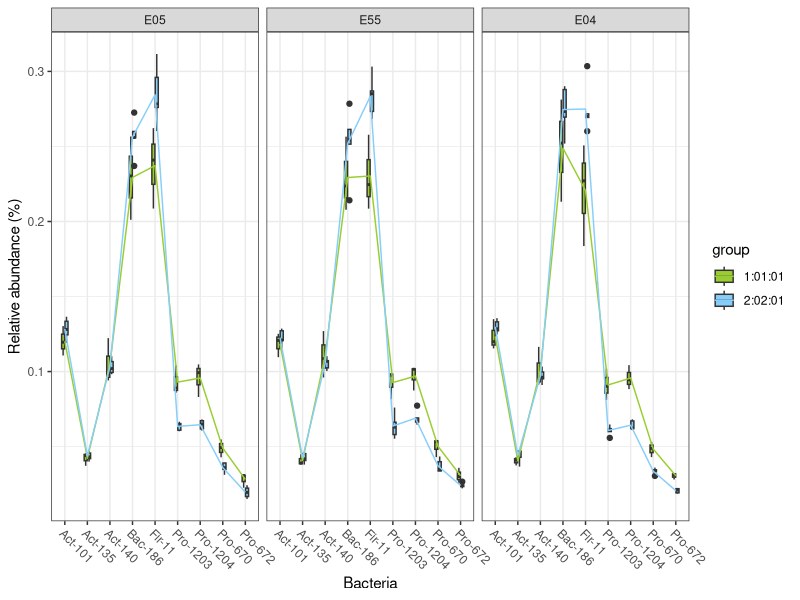
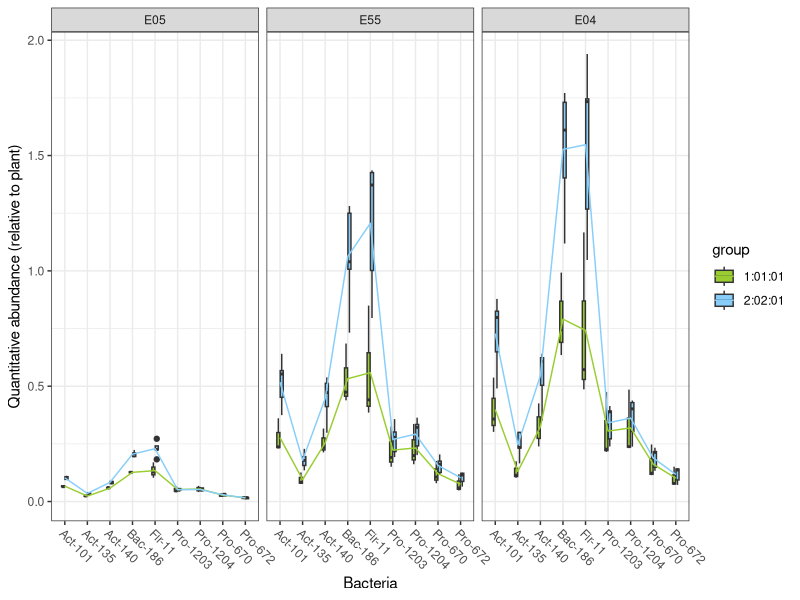

Here is the R script that generated these plots, in order:
## ---- chunk 1
rm(list=ls()) 

library(ggplot2)
library(ggpubr)
library(dplyr)
library(tidyr)
## ---- chunk 2
bac_ra <- read.csv("data/Fig2e-bar-ra.csv", header = T)
table_bac_ra_r <- gather(bac_ra,  key = sample , value = count, `sample01`:`sample05`)
table_bac_ra <- table_bac_ra_r
table_bac_ra$bacteria <- factor(table_bac_ra_r$bacteria)
table_bac_ra$group <- factor(table_bac_ra_r$group)

bac_aa <- read.csv("data/Fig2f-bar-aa.csv", header = T)
table_bac_aa_r <- gather(bac_aa,  key = sample , value = count, `sample01`:`sample05`)
table_bac_aa <- table_bac_aa_r
table_bac_aa$bacteria <- factor(table_bac_aa_r$bacteria)
table_bac_aa$group <- factor(table_bac_aa_r$group)
## ---- chunk 3
E05_bac_ra <- filter(table_bac_ra, spike == "E05")
E55_bac_ra <- filter(table_bac_ra, spike == "E55")
E04_bac_ra <- filter(table_bac_ra, spike == "E04")
FigS3S4_bac_ra <- rbind(E05_bac_ra, E55_bac_ra, E04_bac_ra)

group1_FigS3S4_bac_ra <- filter(FigS3S4_bac_ra , group == "1:01:01")
group3_FigS3S4_bac_ra <- filter(FigS3S4_bac_ra , group == "2:02:01")

E05_bac_aa <- filter(table_bac_aa, spike == "E05")
E55_bac_aa <- filter(table_bac_aa, spike == "E55")
E04_bac_aa <- filter(table_bac_aa, spike == "E04")
FigS3S4_bac_aa <- rbind(E05_bac_aa, E55_bac_aa, E04_bac_aa)

group1_FigS3S4_bac_aa <- filter(FigS3S4_bac_aa , group == "1:01:01")
group3_FigS3S4_bac_aa <- filter(FigS3S4_bac_aa , group == "2:02:01")

FigS4_ra_g1g3 <- rbind(group1_FigS3S4_bac_ra, group3_FigS3S4_bac_ra)
FigS4_aa_g1g3 <- rbind(group1_FigS3S4_bac_aa, group3_FigS3S4_bac_aa)

FigS4_ra_g1g3$spike <- factor(FigS4_ra_g1g3$spike,levels=c("E05","E55", "E04"))
FigS4_aa_g1g3$spike <- factor(FigS4_aa_g1g3$spike,levels=c("E05","E55", "E04"))
## ---- chunk 4
 
FigS4_ra <- ggplot(FigS4_ra_g1g3) +
  geom_boxplot(aes(x = bacteria, y = count, fill = group), width = 0.3, na.rm = TRUE) +
  scale_fill_manual(values=c("#9acd32","#87cefa"))+
  geom_line(aes(x = bacteria, y = mean, group = group, color = group), na.rm = TRUE) +
  facet_wrap(~spike, ncol = 3, as.table = TRUE) +
  labs(x="Bacteria", y="Relative abundance (%)")  +
  scale_x_discrete(limits=c("Act-101","Act-135","Act-140","Bac-186","Fir-11","Pro-1203","Pro-1204","Pro-670","Pro-672"))+
  scale_color_manual(values=c("#9acd32","#87cefa"))+
  theme_bw() +
  theme(axis.text.x = element_text(angle = -45, vjust = 1, hjust = 0))
FigS4_ra
# 
# ggsave(paste("result/FigS4_ra.pdf", sep=""), FigS4_ra, width = 9, height = 5)

FigS4_aa <- ggplot(FigS4_aa_g1g3) +
  geom_boxplot(aes(x = bacteria, y = count, fill = group), width = 0.3, na.rm = TRUE) +
  scale_fill_manual(values=c("#9acd32","#87cefa"))+
  geom_line(aes(x = bacteria, y = mean, group = group, color = group), na.rm = TRUE) +
  facet_wrap(~spike, ncol = 3, as.table = TRUE) +
  labs(x="Bacteria", y="Quantitative abundance (relative to plant)")  +
  scale_x_discrete(limits=c("Act-101","Act-135","Act-140","Bac-186","Fir-11","Pro-1203","Pro-1204","Pro-670","Pro-672"))+
  scale_color_manual(values=c("#9acd32","#87cefa"))+
  theme_bw() +
  theme(axis.text.x = element_text(angle = -45, vjust = 1, hjust = 0))
FigS4_aa
# 
# ggsave(paste("result/FigS4_aa.pdf", sep=""), FigS4_aa, width = 9, height = 5)

